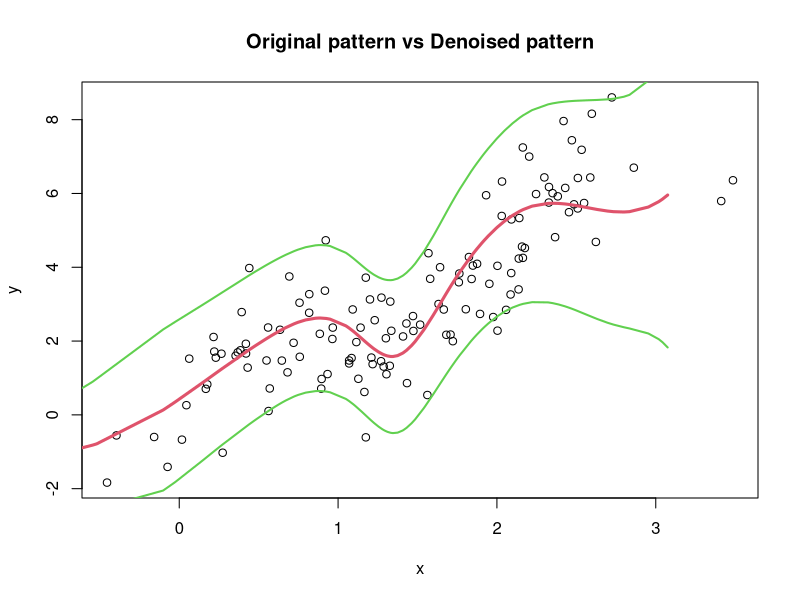
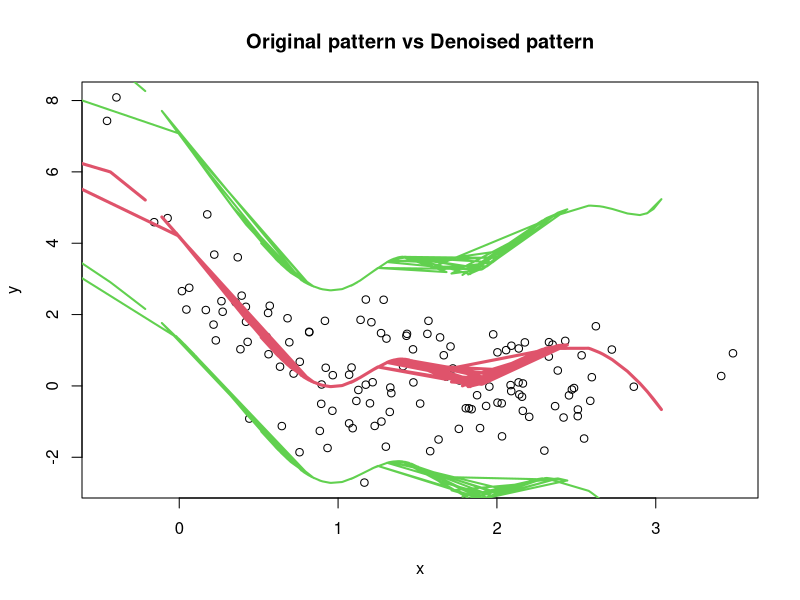
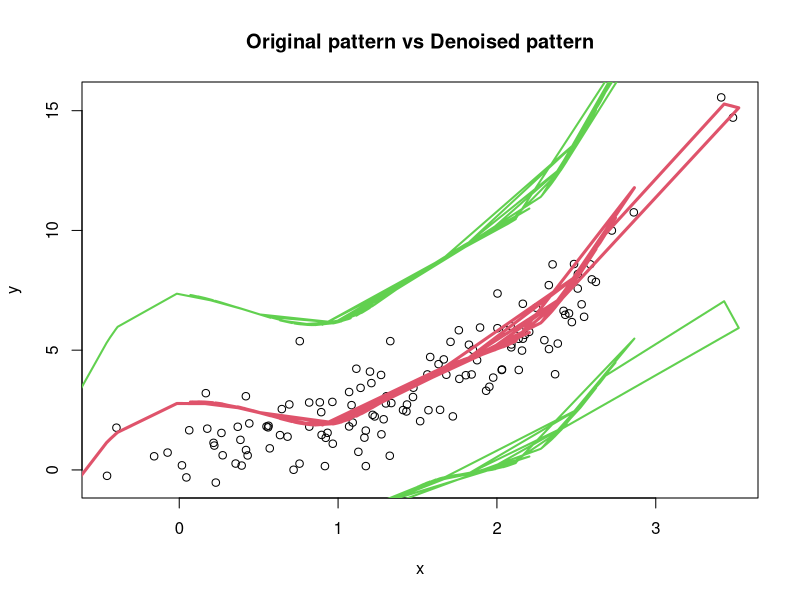

Reproduce these figures in R, in order.
mespline = function(y, v, prior=NULL, maxiter=1000, tol=1e-4, n_grids=1e3)
{
  # Estimate parameters of yi=f(xi)+ei where (vi,yi) is observed instead of (xi,yi)
  library(splines)
  N = length(y)
  
  # Hyperparameters
  if (is.null(prior))
  {
    sig2v = 0.1
    sig2beta = sig2mu = 100
    axi = bxi = atau = btau = asig = bsig = 1e-3
  }
  else
  {
    sig2v = prior$sig2v
    sig2beta = prior$sig2beta
    sig2mu = prior$sig2mu
    axi = prior$axi
    bxi = prior$bxi
    asig = prior$asig
    bsig = prior$bsig
    atau = prior$atau
    btau = prior$btau
  }
  
  # Generate grids and corresponding spline coefficients
  nknots = min(round(log(length(unique(v)))), 35)
  knots = quantile(v, seq(0,1,length.out=nknots+2)[-c(1,(nknots+2))])
  grids = seq(min(v)-sd(v), max(v)+sd(v), length.out=n_grids)
  vphig = bs(grids, knots=knots, intercept=FALSE); K = ncol(vphig); uidx = 3:(K+2)
  vphig = cbind(cbind(1,grids),vphig)
  
  # Initialize variational parameters
  mutl = mean(v)
  axitl = axi + (N/2)
  asigtl = asig + (N/2)
  atautl = atau + (K/2)
  xi.ratio = axi/bxi
  sig.ratio = asig/bsig
  tau.ratio = atau/btau
  munu.q = munu.0 = rep(0, K+2)
  signu.q = signu.0 = diag(rep(c(sig2beta,1/tau.ratio),c(2,K)))
  ldetsn0 = determinant(signu.0, logarithm=TRUE)$modulus[1]
  
  # Update as
  lb = rep(0, maxiter)
  lbold = -Inf
  for (iter in 1:maxiter)
  {
    # denoised value
    common = -0.5*(sig.ratio*diag(vphig%*%(outer(munu.q,munu.q)+signu.q)%*%t(vphig)) + (1/sig2v+xi.ratio)*(grids^2) - 2*mutl*xi.ratio*grids)
    lnpgrids = common + outer(grids,v)/sig2v + sig.ratio*outer(drop(vphig%*%munu.q),y); pgrids = exp(t(lnpgrids))
    normalizers = apply(pgrids, 1, sum)
    ex = pgrids%*%grids/normalizers
    ex2 = pgrids%*%(grids^2)/normalizers
    varx = ex2 - (ex)^2
    vphiq = pgrids%*%vphig/outer(normalizers,rep(1,K+2))
    vphiqtvphiq = t(vphig)%*%diag(apply(pgrids/normalizers,2,sum))%*%vphig
    
    # nu
    signu.q = solve(diag(rep(c(1/sig2beta,tau.ratio),c(2,K)))+sig.ratio*vphiqtvphiq)
    munu.q = drop(sig.ratio*signu.q%*%t(vphiq)%*%y)
    
    # mu
    sig2mutl = 1/(1/sig2mu+N*xi.ratio)
    mutl = xi.ratio*sig2mutl*sum(ex)
    
    # xi
    bxitl = bxi + 0.5*(sum((ex-mutl)^2)+sum(varx)+N*sig2mutl)
    xi.ratio = axitl/bxitl
    
    # tau
    btautl = btau + 0.5*sum((munu.q^2+diag(signu.q))[uidx])
    tau.ratio = atautl/btautl
    
    # sigma
    cpterm = sum(y^2) - 2*sum(y*drop(vphiq%*%munu.q)) + sum(diag(vphiqtvphiq%*%(outer(munu.q,munu.q)+signu.q)))
    bsigtl = bsig + 0.5*cpterm
    
    # ELBO
    lbnew = -0.5*N*log(2*pi) - 0.5*N*(log(bsigtl)-digamma(asigtl)) - 0.5*sig.ratio*cpterm
    lbnew = lbnew - 0.5*N*log(2*pi) - 0.5*N*log(sig2v) - 0.5*(sum((v-ex)^2)+sum(varx))/sig2v
    lbnew = lbnew - 0.5*N*(log(bxitl)-digamma(axitl)) - 0.5*xi.ratio*(sum((ex-mutl)^2)+sum(varx)+N*sig2mutl)
    lbnew = lbnew + 0.5*sum(log(varx)) + 0.5*N
    lbnew = lbnew - 0.5*ldetsn0 - 0.5*(sum((munu.q-munu.0)*solve(signu.0,munu.q-munu.0))+sum(diag(solve(signu.0,signu.q))))
    lbnew = lbnew + 0.5*determinant(signu.q,logarithm=TRUE)$modulus[1] + 0.5*(K+2)
    lbnew = lbnew - 0.5*log(sig2mu) - 0.5*(mutl^2+sig2mutl)/sig2mu
    lbnew = lbnew + 0.5*log(sig2mutl) + 0.5
    lbnew = lbnew - lgamma(axi) + axi*log(bxi) - (axi+1)*(log(bxitl)-digamma(axitl)) - xi.ratio*bxi
    lbnew = lbnew + lgamma(axitl) - axitl*log(bxitl) + (axitl+1)*(log(bxitl)-digamma(axitl)) + xi.ratio*bxitl
    lbnew = lbnew - lgamma(atau) + atau*log(btau) - (atau+1)*(log(btautl)-digamma(atautl)) - tau.ratio*btau
    lbnew = lbnew + lgamma(atautl) - atautl*log(btautl) + (atautl+1)*(log(btautl)-digamma(atautl)) + tau.ratio*btautl
    lbnew = lbnew - lgamma(asig) + asig*log(bsig) - (asig+1)*(log(bsigtl)-digamma(asigtl)) - sig.ratio*bsig
    lbnew = lbnew + lgamma(asigtl) - asigtl*log(bsigtl) + (asigtl+1)*(log(bsigtl)-digamma(asigtl)) + sig.ratio*bsigtl
    lb[iter] = lbnew
    if (lbnew>lbold & lbnew-lbold<tol) break
    lbold = lbnew
  }
  lb = lb[1:iter]
  knots = quantile(ex, seq(0,1,length.out=nknots+2)[-c(1,(nknots+2))])
  vphi = bs(ex, knots=knots, intercept=FALSE)
  vphi = cbind(cbind(1,ex),vphi)
  post_curve=drop(vphi%*%munu.q)
  curve_var=drop(vphi^2%*%diag(signu.q))
  return(list(
    lb=lb, ex=ex, munu.q=munu.q, signu.q=signu.q, sig.ratio=sig.ratio, tau.ratio=tau.ratio, xi.ratio=xi.ratio,
    post_lower=qnorm(0.025,post_curve,sqrt(curve_var)),
    post_upper=qnorm(0.975,post_curve,sqrt(curve_var)),
    post_curve=post_curve
  ))
}

set.seed(10)
N = 130
RR = 0.8
xi2 = 0.8
sig2v = xi2/RR-xi2
mux = 1.5
x = rnorm(N, mux, sqrt(xi2))
v = rnorm(N, x, sqrt(sig2v))
f1 = function(x) 2*x+sin(pi*x)
f2 = function(x) 3*exp(-2*x)
f3 = function(x) exp(0.8*x)
y1 = f1(x) + rnorm(N)
vb_result1 = mespline(y1,v)
ord = order(vb_result1$ex)
plot(x,y1,ylab="y",main="Original pattern vs Denoised pattern")
lines(vb_result1$ex[ord],vb_result1$post_curve[ord],lwd=3,col=2)
lines(vb_result1$ex[ord],vb_result1$post_lower[ord],lwd=2,col=3)
lines(vb_result1$ex[ord],vb_result1$post_upper[ord],lwd=2,col=3)
y2 = f2(x) + rnorm(N)
vb_result2 = mespline(y2,v)
plot(x,y2,ylab="y",main="Original pattern vs Denoised pattern")
lines(vb_result2$ex[ord],vb_result2$post_curve[ord],lwd=3,col=2)
lines(vb_result2$ex[ord],vb_result2$post_lower[ord],lwd=2,col=3)
lines(vb_result2$ex[ord],vb_result2$post_upper[ord],lwd=2,col=3)
y3 = f3(x) + rnorm(N)
vb_result3 = mespline(y3,v)
plot(x,y3,ylab="y",main="Original pattern vs Denoised pattern")
lines(vb_result3$ex[ord],vb_result3$post_curve[ord],lwd=3,col=2)
lines(vb_result3$ex[ord],vb_result3$post_lower[ord],lwd=2,col=3)
lines(vb_result3$ex[ord],vb_result3$post_upper[ord],lwd=2,col=3)